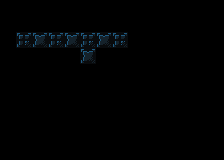

Rendered tile map (Tiled .tmx) drawn with the repository's tilesets; below, a short description and the full map source, tile grids included:
An orthogonal 14x10 tile map with 16x16 px tiles, 1 tile layer (background) and 22 objects (18x tile, finish_tile, actor, destructible, pickup_bomb).

<map version="1.4" tiledversion="1.4.3" orientation="orthogonal" renderorder="right-down" width="14" height="10" tilewidth="16" tileheight="16" infinite="0" nextlayerid="6" nextobjectid="107">
 <properties>
  <property name="display_name" value="touch it" />
  <property name="next_level" value="./data/levels/tmx/L14-BombSwitch.tmx" />
  <property name="player_bomb_count" value="0" />
 </properties>
 <tileset firstgid="1" name="newtiledsheet" tilewidth="16" tileheight="16" tilecount="180" columns="9">
  <image source="../../newtiledsheet.png" width="144" height="320" />
  <tile id="0">
   <properties>
    <property name="destructable" value="" />
    <property name="solid" value="1" />
   </properties>
  </tile>
  <tile id="1">
   <properties>
    <property name="destructable" value="" />
    <property name="solid" value="1" />
   </properties>
  </tile>
  <tile id="2">
   <properties>
    <property name="destructable" value="" />
    <property name="solid" value="1" />
   </properties>
  </tile>
  <tile id="3">
   <properties>
    <property name="destructable" value="" />
    <property name="solid" value="1" />
   </properties>
  </tile>
  <tile id="4">
   <properties>
    <property name="destructable" value="" />
    <property name="solid" value="" />
   </properties>
  </tile>
  <tile id="9">
   <properties>
    <property name="destructable" value="" />
    <property name="solid" value="1" />
   </properties>
  </tile>
  <tile id="10">
   <properties>
    <property name="destructable" value="" />
    <property name="solid" value="1" />
   </properties>
  </tile>
  <tile id="11">
   <properties>
    <property name="destructable" value="" />
    <property name="solid" value="1" />
   </properties>
  </tile>
  <tile id="12">
   <properties>
    <property name="destructable" value="" />
    <property name="solid" value="1" />
   </properties>
  </tile>
  <tile id="13">
   <properties>
    <property name="destructable" value="" />
    <property name="solid" value="" />
   </properties>
  </tile>
  <tile id="18">
   <properties>
    <property name="destructable" value="" />
    <property name="solid" value="" />
   </properties>
  </tile>
  <tile id="19">
   <properties>
    <property name="destructable" value="" />
    <property name="solid" value="" />
   </properties>
  </tile>
  <tile id="20">
   <properties>
    <property name="destructable" type="bool" value="true" />
    <property name="solid" value="1" />
   </properties>
  </tile>
  <tile id="27">
   <properties>
    <property name="destructable" value="" />
    <property name="solid" value="1" />
   </properties>
  </tile>
  <tile id="28">
   <properties>
    <property name="destructable" value="" />
    <property name="solid" value="1" />
   </properties>
  </tile>
  <tile id="29">
   <properties>
    <property name="destructable" value="1" />
    <property name="solid" value="1" />
   </properties>
  </tile>
  <tile id="30">
   <properties>
    <property name="destructable" value="" />
    <property name="solid" value="1" />
   </properties>
  </tile>
  <tile id="31">
   <properties>
    <property name="destructable" value="" />
    <property name="solid" value="" />
   </properties>
  </tile>
  <tile id="32">
   <properties>
    <property name="destructable" value="" />
    <property name="solid" value="" />
   </properties>
  </tile>
  <tile id="54">
   <properties>
    <property name="destructable" value="" />
    <property name="solid" value="True" />
   </properties>
  </tile>
  <tile id="58">
   <properties>
    <property name="destructable" value="" />
    <property name="solid" value="" />
   </properties>
  </tile>
 </tileset>
 <layer id="1" name="background" width="14" height="10">
  <data encoding="csv">
27,27,27,27,27,27,27,27,22,22,22,22,22,22,
27,27,27,27,27,27,27,27,27,22,22,22,22,22,
27,19,20,19,20,19,20,19,27,27,22,22,22,22,
27,27,27,27,27,20,27,27,27,22,22,22,22,22,
27,27,27,27,27,27,27,27,27,27,22,22,22,22,
27,27,27,27,27,27,27,27,27,27,27,22,22,22,
27,27,27,27,27,27,27,27,27,27,22,22,22,22,
27,27,22,22,27,27,27,27,27,27,22,22,22,22,
22,22,22,22,22,27,27,22,22,22,22,22,22,22,
22,22,22,22,22,22,22,22,22,22,22,22,22,22
</data>
 </layer>
 <objectgroup id="4" name="objects">
  <object id="83" type="tile" gid="1" x="16" y="32" width="16" height="16" />
  <object id="84" type="tile" gid="1" x="48" y="32" width="16" height="16" />
  <object id="85" type="tile" gid="1" x="32" y="32" width="16" height="16" />
  <object id="86" type="tile" gid="1" x="64" y="32" width="16" height="16" />
  <object id="87" type="tile" gid="1" x="80" y="32" width="16" height="16" />
  <object id="88" type="tile" gid="1" x="112" y="32" width="16" height="16" />
  <object id="89" type="tile" gid="1" x="128" y="32" width="16" height="16" />
  <object id="90" type="tile" gid="1" x="96" y="32" width="16" height="16" />
  <object id="91" type="tile" gid="10" x="16" y="64" width="16" height="16" />
  <object id="92" type="tile" gid="10" x="32" y="64" width="16" height="16" />
  <object id="93" type="tile" gid="10" x="64" y="64" width="16" height="16" />
  <object id="94" type="tile" gid="10" x="64" y="64" width="16" height="16" />
  <object id="95" type="tile" gid="10" x="48" y="64" width="16" height="16" />
  <object id="96" type="tile" gid="10" x="80" y="80" width="16" height="16" />
  <object id="98" type="tile" gid="10" x="96" y="64" width="16" height="16" />
  <object id="99" type="tile" gid="10" x="112" y="64" width="16" height="16" />
  <object id="100" type="tile" gid="10" x="128" y="64" width="16" height="16" />
  <object id="101" type="finish_tile" gid="32" x="128" y="48" width="16" height="16" />
  <object id="102" type="tile" gid="11" x="0" y="48" width="16" height="16" />
  <object id="103" type="actor" gid="46" x="16" y="48" width="16" height="16" />
  <object id="105" type="destructible" gid="21" x="112" y="48" width="16" height="16" />
  <object id="106" type="pickup_bomb" gid="43" x="80" y="64" width="16" height="16" />
 </objectgroup>
</map>
